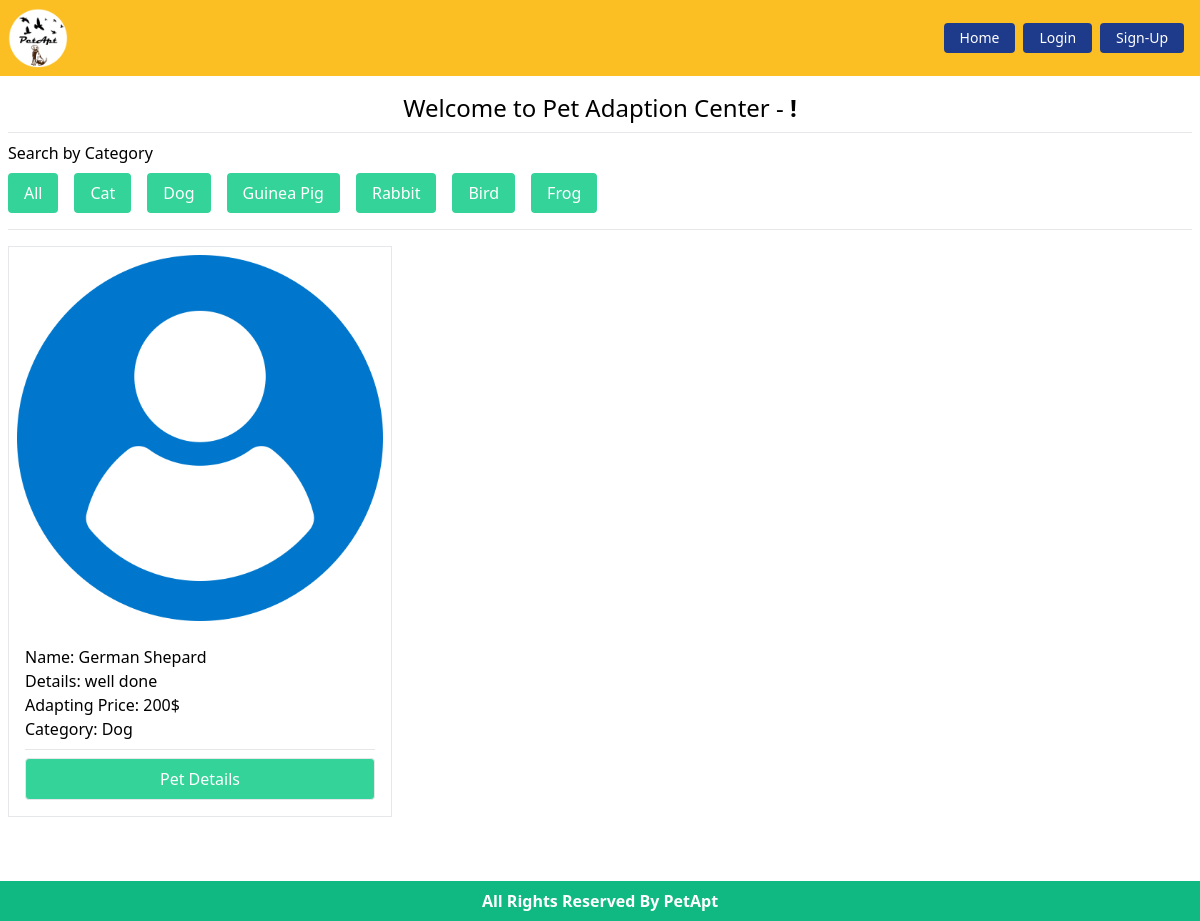
/pets/dog/, run on an earlier commit of the app's database.
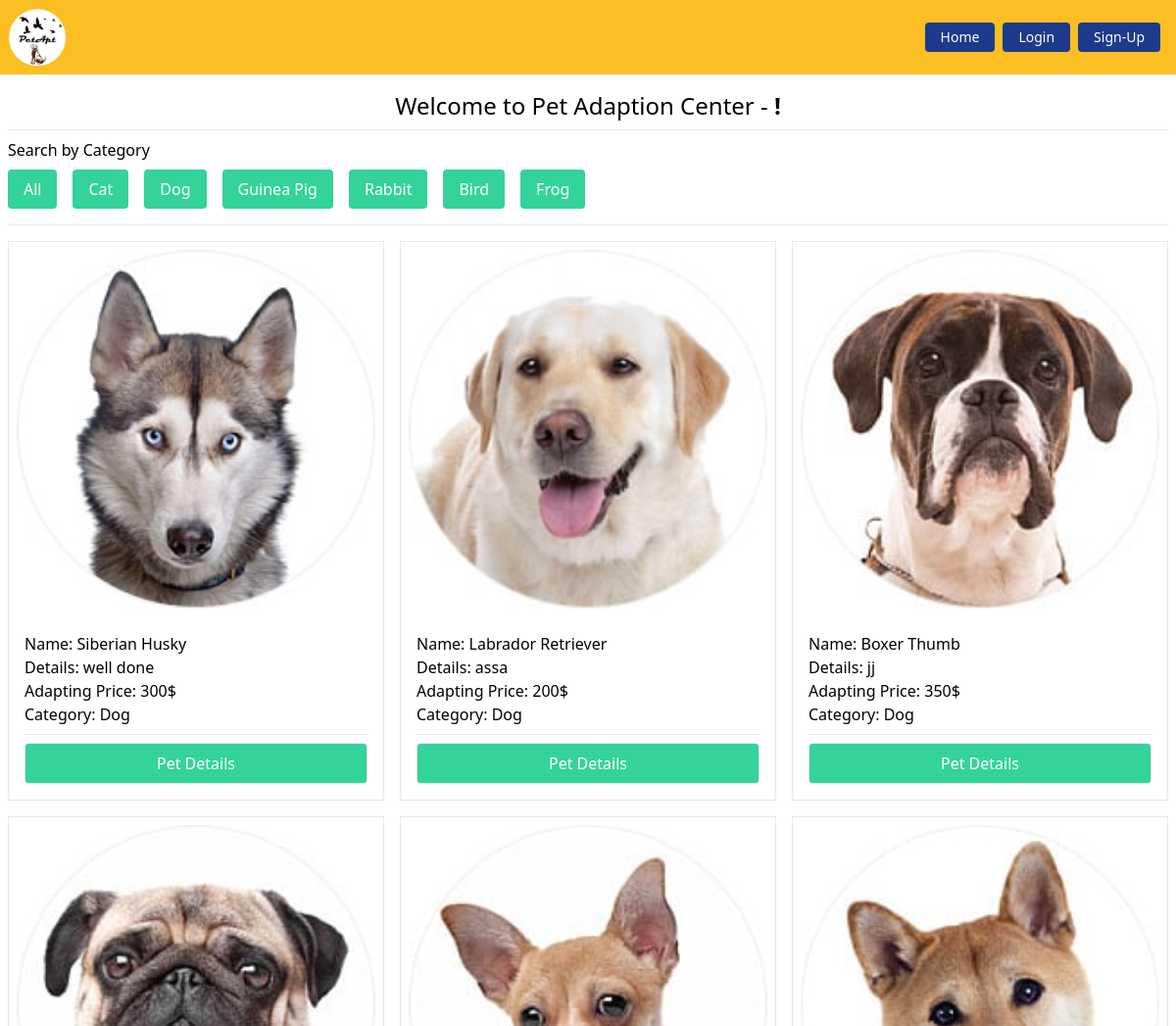
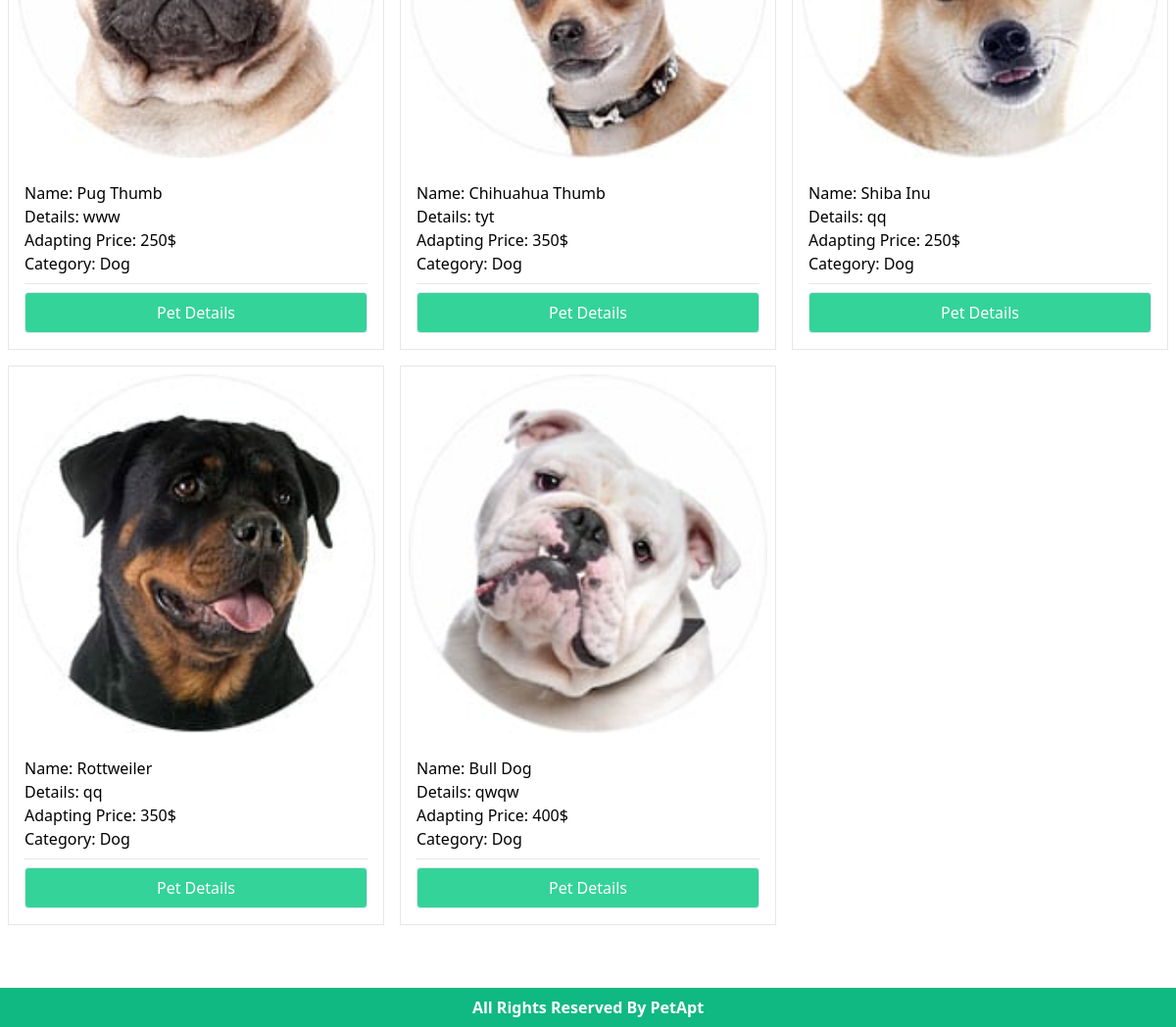
And on a later commit of the database (2 pictures, top to bottom).
### Pets/models.py (models this page shows, shortened)
class PetCategory(models.Model):
    name = models.CharField(max_length=30)
    slug = models.SlugField(max_length=80)
    def __str__(self):
        return self.name

class Pet(models.Model):
    image = models.ImageField(upload_to='pets/media/images/')
    title = models.CharField(max_length = 40)
    description = models.TextField()
    adapt_price = models.IntegerField()
    category = models.ForeignKey(PetCategory, on_delete=models.CASCADE)

### PetApt/views.py (the view)
# urls.py: path('', home, name='home'),
def home(request, category_slug=None):
    pets = models.Pet.objects.all()
    category = models.PetCategory.objects.all()
    if category_slug is not None:
        filterOption = models.PetCategory.objects.get(slug = category_slug)
        pets = models.Pet.objects.filter(category = filterOption)
    return render(request, 'index.html', {'pets': pets, 'category': category})

### templates/index.html
{% extends 'base.html' %}
{% block content %}
<h2 class="text-2xl text-center">Welcome to Pet Adaption Center - <strong>{{request.user.first_name}} !</strong></h2>
<hr class="my-2">
<div>
    <p>Search by Category</p>
    <ul class="flex flex-wrap">
        <li><a href="{% url 'home' %}" class="bg-green-400 block p-2 px-4 ml-0 text-white rounded m-2">All</a></li>
        {% for item in category %}
        <li>
            <a href="{% url 'filterpet' item.slug %}" class="bg-green-400 block p-2 px-4 text-white rounded m-2">
                {{item}}
            </a>
        </li>
        {% endfor %}
    </ul>
</div>
<hr class="my-2">
<div class="pt-2 grid md:grid-cols-2 lg:grid-cols-3 grid-cols-1 xl:grid-cols-4 gap-4">
    {% for pet in pets %}
    <div class="pet-card border">
        <div class="p-2">
            <img src={{pet.image.url}} alt="pet" class="w-full">
        </div>
        <div class="p-4">
            <p>Name: {{pet.title}}</p>
            <p>Details: {{pet.description | truncatewords:10}}</p>
            <p>Adapting Price: {{pet.adapt_price}}$</p>
            <p>Category: {{pet.category}}</p>
            <hr class="my-2">
            <a href="{% url 'petDetails' pet.id %}"
                class="rounded w-full text-center text-white hover:bg-green-500 border bg-green-400 px-6 py-2 inline-block">
                Pet Details
            </a>
        </div>
    </div>
    {% endfor %}
</div>
<br>
{% endblock %}

### Core/templates/base.html (shortened to what this page needs)
{% load static %}
<!DOCTYPE html>
<html lang="en">
<head>
    <link rel="stylesheet" href="https://unpkg.com/tailwindcss@2.0.1/dist/tailwind.min.css">
</head>
<body>
    {% include 'navbar.html' %}
    <div class="m-auto px-2" style="max-width: 1280px; min-height: calc(100vh - 155px);">
        {% block content %}{% endblock %}
    </div>
    {% include 'footer.html' %}
</body>
</html>

### Core/templates/navbar.html (shortened to what this page needs)
{% load static %}
<div class="m-auto bg-yellow-400 mb-4">
    <nav class="flex items-center p-2 m-auto" style="max-width: 1280px; justify-content: space-between;">
        <div class="flex items-center flex-shrink-0 text-white mr-6">
            <a href="{% url 'home' %}">
                <img width="60" src="{% static 'logo.png' %}" alt="logo">
            </a>
        </div>
        <div class="w-full block hidden lg:flex lg:items-center lg:w-auto pl-10 pr-2" id="collNav">
            <a href="{% url 'home' %}"
                class="mx-2 inline-block font-medium text-sm px-4 py-2 leading-none bg-blue-900 rounded text-white border-white hover:border-transparent hover:text-dark hover:bg-red-700 mt-4 lg:mt-0">Home
            </a>
            {% if request.user.is_authenticated %}
            <div class="flex w-auto">
                <a href="{% url 'deposit' %}"
                    class="mx-2 inline-block font-medium text-sm px-4 py-2 leading-none bg-blue-900 rounded text-white border-white hover:border-transparent hover:text-dark hover:bg-red-700 mt-4 lg:mt-0">Deposit
                </a>
                <a href="{% url 'add_pet' %}"
                    class="mx-2 inline-block font-medium text-sm px-4 py-2 leading-none bg-blue-900 rounded text-white border-white hover:border-transparent hover:text-dark hover:bg-red-700 mt-4 lg:mt-0">Add
                </a>
                <a href="{% url 'profile' %}"
                    class="mx-2 inline-block font-medium text-sm px-4 py-2 leading-none bg-blue-900 rounded text-white border-white hover:border-transparent hover:text-dark hover:bg-red-700 mt-4 lg:mt-0">Profile
                </a>
                <a href="{% url 'logout' %}"
                    class="mx-2 inline-block font-medium text-sm px-4 py-2 leading-none bg-blue-900 rounded text-white border-white hover:border-transparent hover:text-dark hover:bg-red-700 mt-4 lg:mt-0">Logout</a>
            </div>
            {% else %}
            <div>
                <a href="{% url 'login' %}"
                    class="mr-2 inline-block font-medium text-sm px-4 py-2 leading-none bg-blue-900 rounded text-white border-white hover:border-transparent hover:text-gray-800 hover:bg-red-700 mt-4 lg:mt-0">Login</a>
            </div>
            <div>
                <a href="{% url 'signup' %}"
                    class="inline-block font-medium text-sm px-4 py-2 leading-none bg-blue-900 rounded text-white border-white hover:border-transparent hover:text-gray-800 hover:bg-white mt-4 lg:mt-0">Sign-Up</a>
            </div>
            {% endif %}
        </div>
    </nav>
</div>

### Core/templates/footer.html
<footer class="footer bg-green-500 text-white relative mt-10">
    <div class="text-center">
        <p class="text-md text-center text-white py-2 font-bold">
            All Rights Reserved By PetApt
        </p>
    </div>
</footer>

What changed in the data, as far as the page shows it:
changed Pet "well done": image: a different picture; title "German Shepard" → "Siberian Husky"; adapt_price "200" → "300"
now on this page (row edited): Pet: image (picture), title "Labrador Retriever", description "assa", adapt_price "200", category "Dog"
added Pet: image (picture), title "Boxer Thumb", description "jj", adapt_price "350", category "Dog"
added Pet: image (picture), title "Pug Thumb", description "www", adapt_price "250", category "Dog"
added Pet: image (picture), title "Chihuahua Thumb", description "tyt", adapt_price "350", category "Dog"
added Pet: image (picture), title "Shiba Inu", description "qq", adapt_price "250", category "Dog"
added Pet: image (picture), title "Rottweiler", description "qq", adapt_price "350", category "Dog"
added Pet: image (picture), title "Bull Dog", description "qwqw", adapt_price "400", category "Dog"
